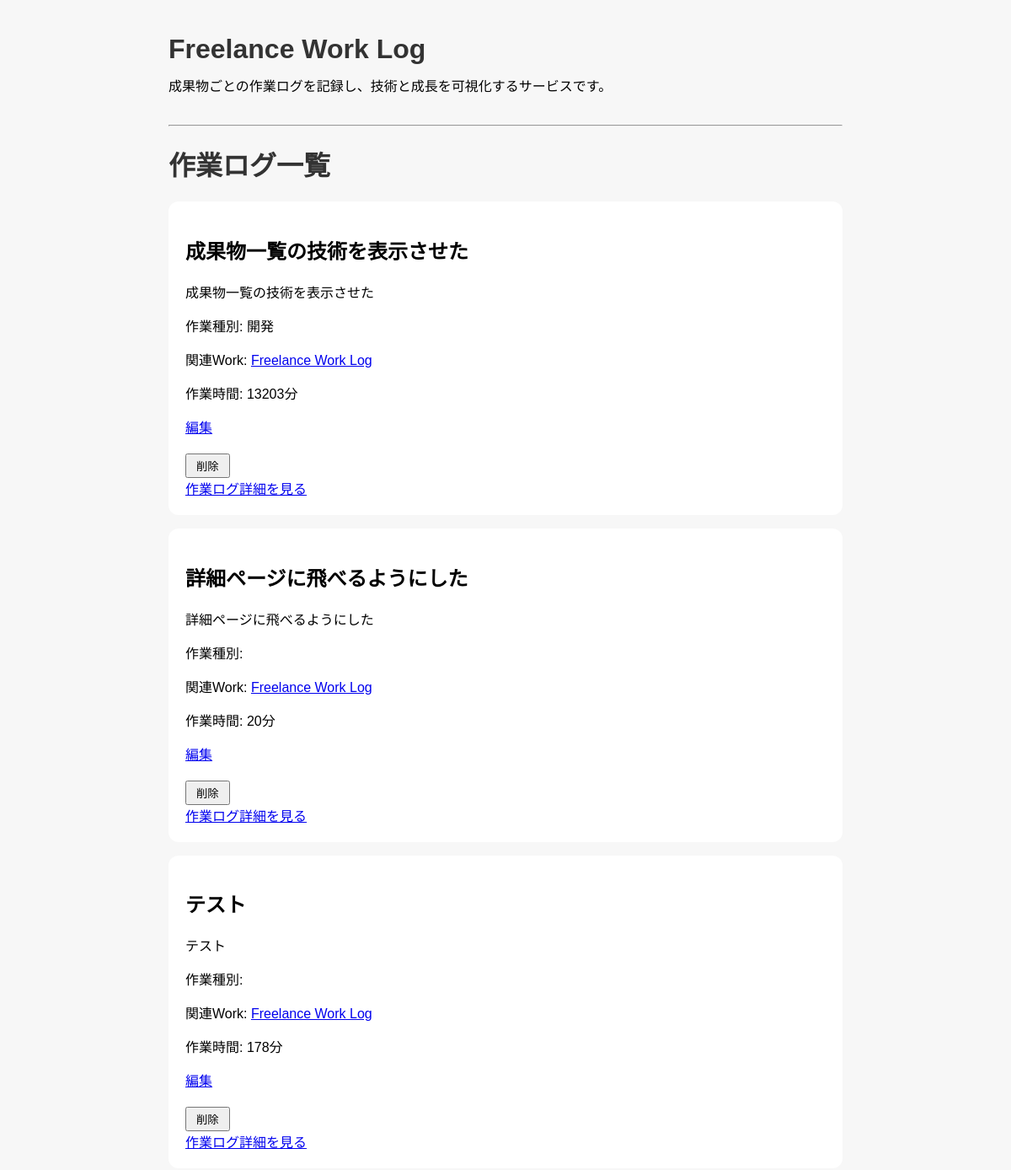
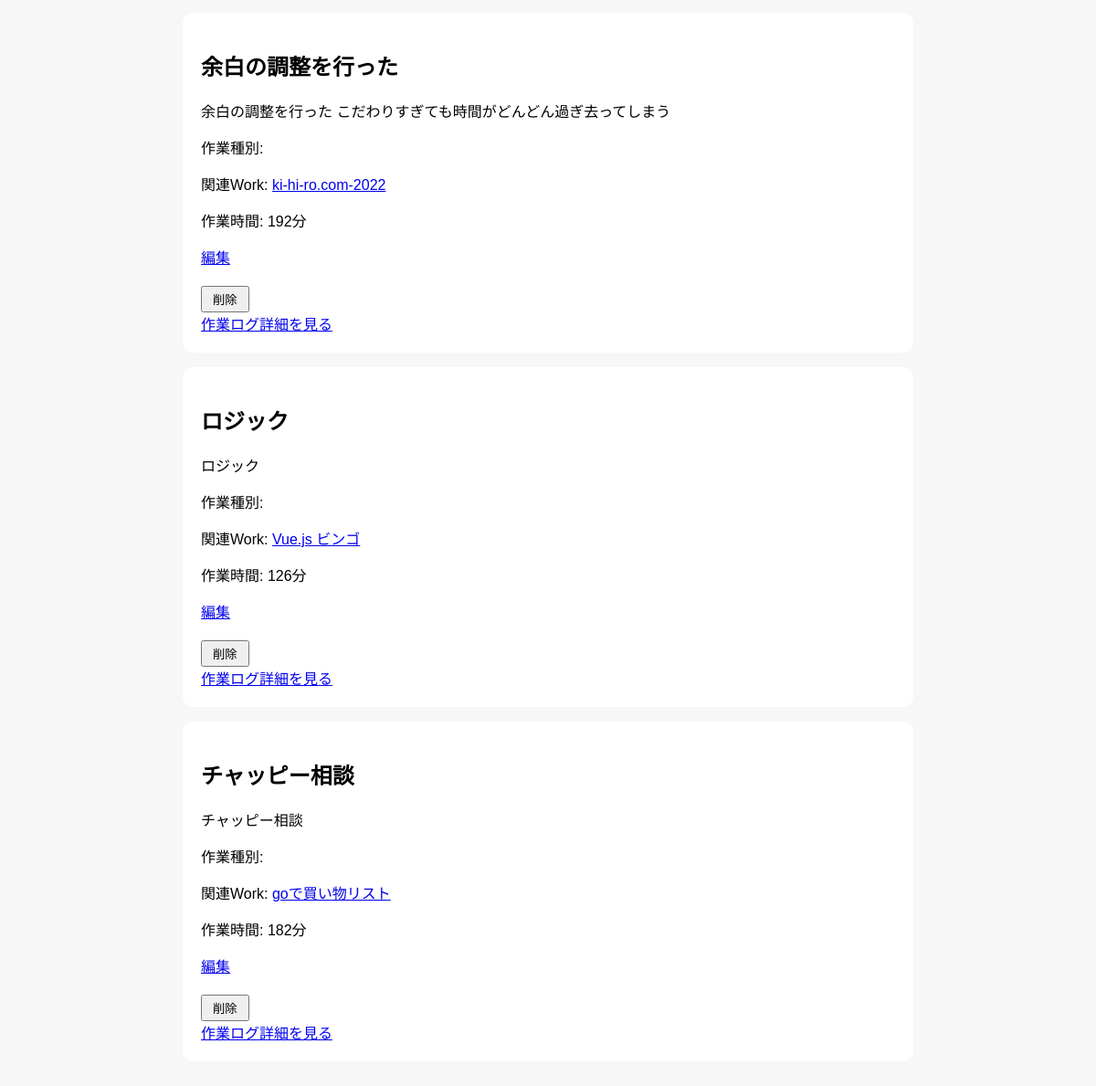
The app's page /posts-page with its own data (2 pictures, top to bottom).
### app/models.py (models this page shows)
class Post(Base):
    __tablename__ = "posts"
    id = Column(Integer, primary_key=True, index=True)
    title = Column(String)
    content = Column(String)
    task_type = Column(String)
    start_time = Column(DateTime)
    end_time = Column(DateTime)
    work_time_minutes = Column(Integer)
    work_id = Column(Integer, ForeignKey("works.id"))
    work = relationship(
        "Work",
        back_populates="posts"
    )
    created_at = Column(DateTime, default=datetime.now)

class Work(Base):
    __tablename__ = "works"
    id = Column(Integer, primary_key=True, index=True)
    title = Column(String, nullable=False)
    description = Column(Text, nullable=False)
    github_url = Column(String)
    app_url = Column(String)
    tech_stack = Column(String)
    posts = relationship(
        "Post",
        back_populates="work"
    )
    image_url = Column(String)
    created_at = Column(DateTime, default=datetime.now)

### app/main.py (the view)
@app.get("/posts-page")
def posts_page(
    request: Request,
    work_id: int | None = None,
    db: Session = Depends(get_db)
):
    query = db.query(models.Post)
    if work_id:
        query = query.filter(
            models.Post.work_id == work_id
        )
    posts = query.all()
    works = db.query(models.Work).all()
    return templates.TemplateResponse(
        request,
        "posts.html",
        {"posts": posts, "works": works}
    )

### app/templates/posts.html
{% extends "base.html" %}
{% block content %}
    <h1>作業ログ一覧</h1>
    {% for post in posts %}
    <div class="post-card">
        <h2>{{ post.title }}</h2>
        <div>{{ post.content[:120] | safe }}</div>
        <p>作業種別: {{ post.task_type }}</p>
        {% if post.work %}
        <p>
            関連Work:
            <a href="/works-page/{{ post.work.id }}">
                {{ post.work.title }}
            </a>
        </p>
        {% endif %}
        <p>作業時間: {{ post.work_time_minutes }}分</p>
        <a href="/posts-page/{{ post.id }}/edit">編集</a>
        <form action="/posts-page/{{ post.id }}/delete" method="post">
        <button type="submit">削除</button>
        </form>
        <a href="/posts-page/{{ post.id }}">作業ログ詳細を見る</a>
    </div>
    {% endfor %}
{% endblock %}

### app/static/style.css (style rules this page uses)
body { font-family: sans-serif; max-width: 800px; margin: 40px auto; padding: 0 20px; background: #f7f7f7; }
h1 { color: #333; }
form { background: white; padding: 20px 20px 0 0; border-radius: 12px; }
button { padding: 3px 11px; cursor: pointer; }
.post-card { background: white; padding: 20px; border-radius: 12px; margin-bottom: 16px; }

### records on screen
Post: title "成果物一覧の技術を表示させた", content "成果物一覧の技術を表示させた", task_type "開発", work "Freelance Work Log", work_time_minutes "13203"
Post: title "詳細ページに飛べるようにした", content "詳細ページに飛べるようにした", work "Freelance Work Log", work_time_minutes "20"
Post: title "テスト", content "テスト", work "Freelance Work Log", work_time_minutes "178"
Post: title "余白の調整を行った", content "余白の調整を行った こだわりすぎても時間がどんどん過ぎ去ってしまう", work "ki-hi-ro.com-2022", work_time_minutes "192"
Post: title "ロジック", content "ロジック", work "Vue.js ビンゴ", work_time_minutes "126"
Post: title "チャッピー相談", content "チャッピー相談", work "goで買い物リスト", work_time_minutes "182"
